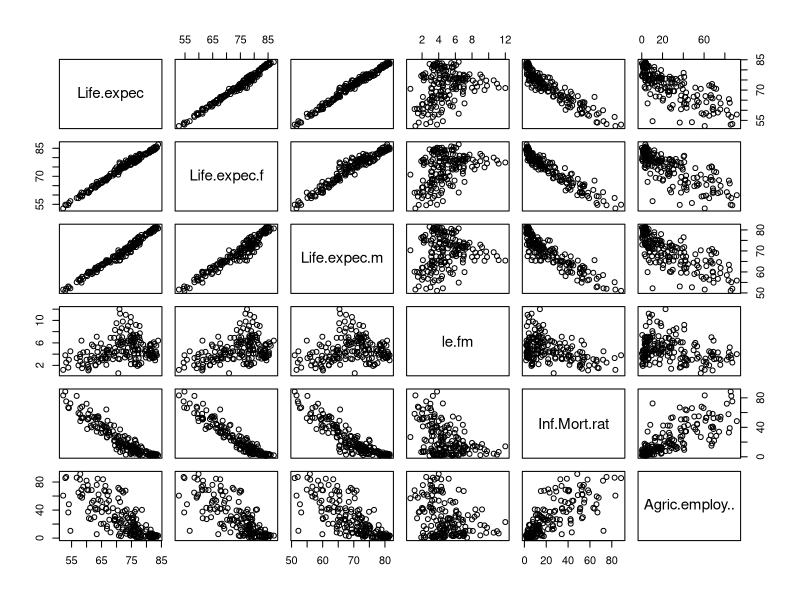
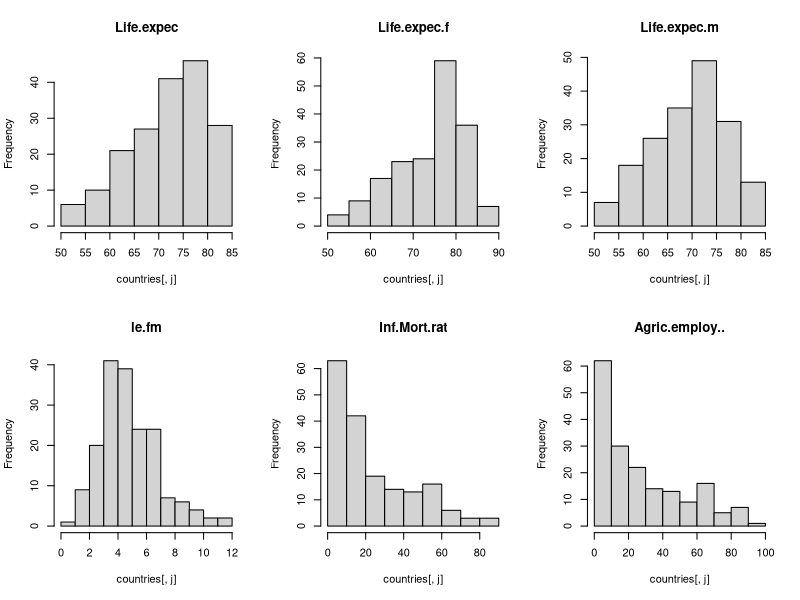
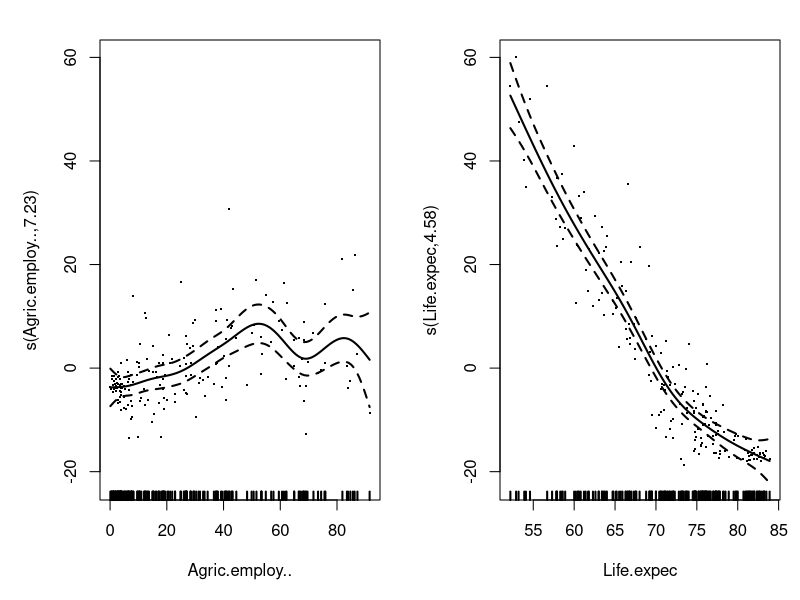
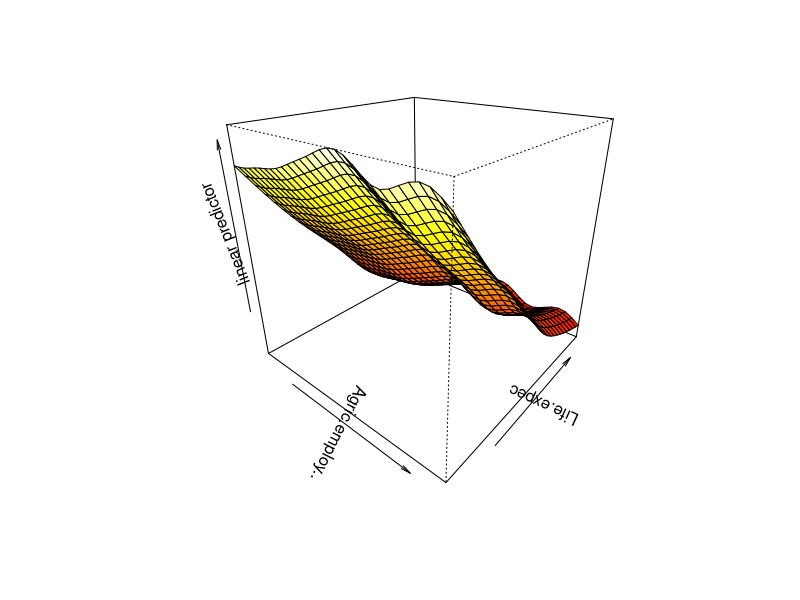
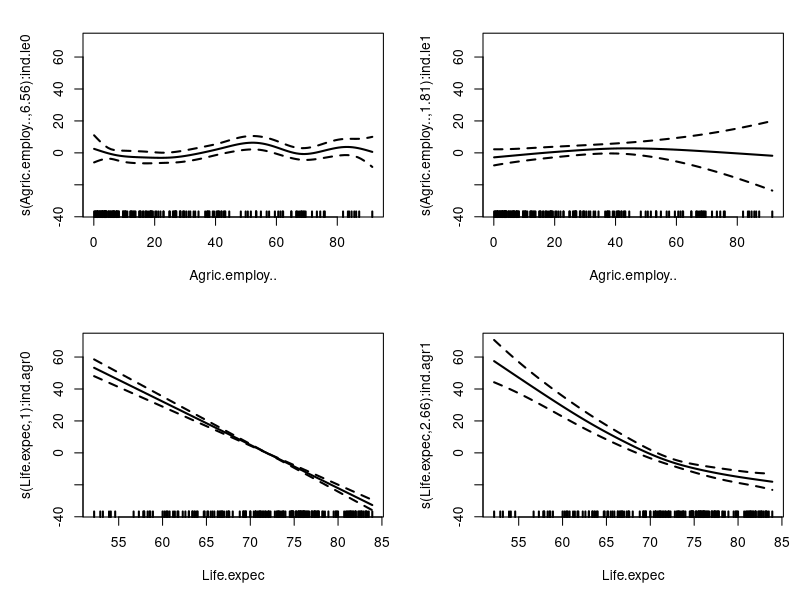
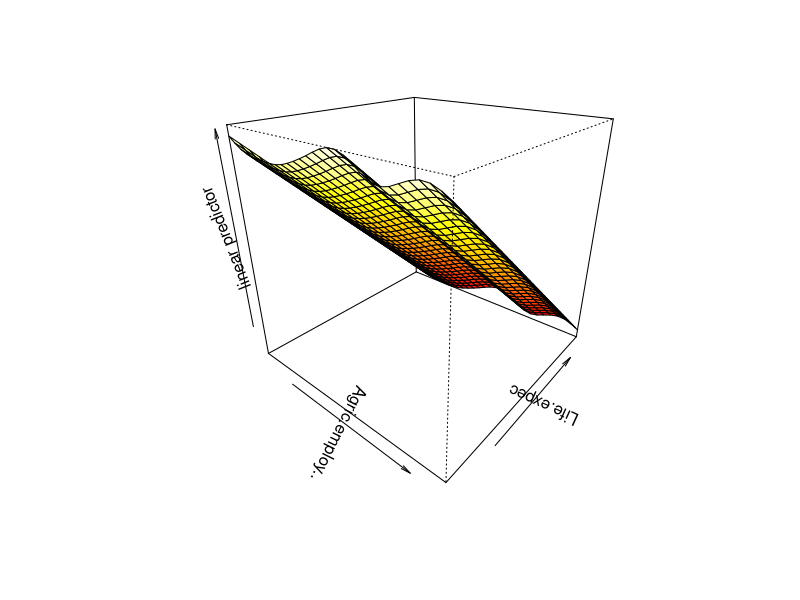
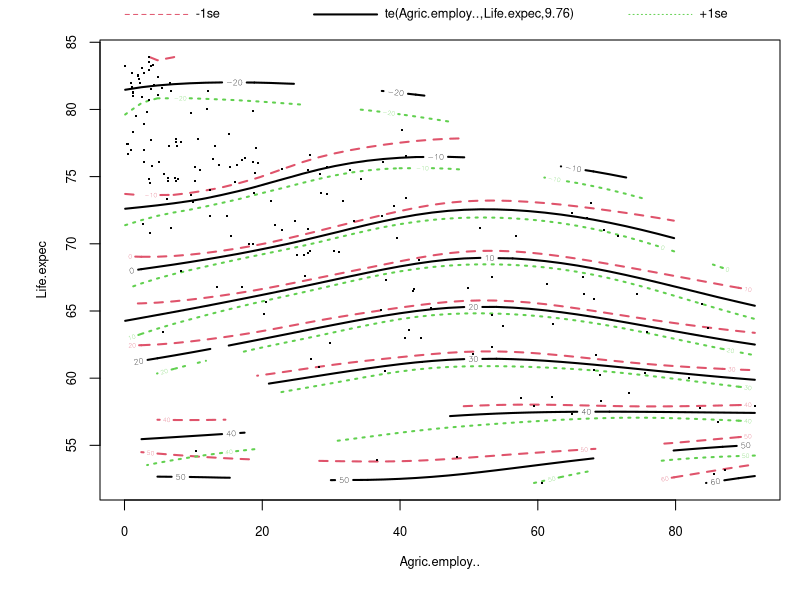
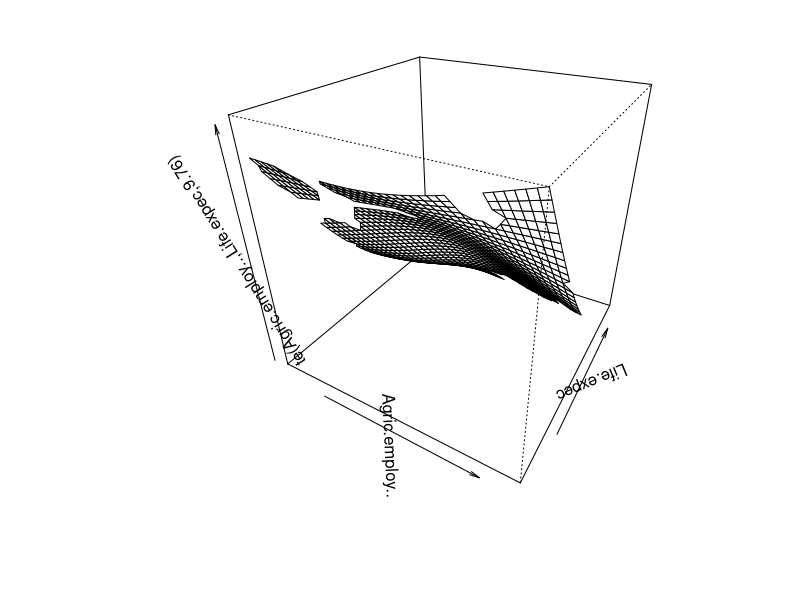

Generate these figures, in order, with R:
## ---- chunk 1
knitr::opts_chunk$set(echo = TRUE)
## ---- chunk 2
countries<-read.csv2(file="HDI.2017.subset.csv",row.names = 1)
head(countries)
summary(countries)
plot(countries[,-1])
old.par<-par(mfrow=c(2,3))
for (j in 2:7) hist(countries[,j],main=names(countries)[j])
par(old.par)
## ---- chunk 3
apply(countries[,-1],2,sd)
## ---- chunk 4
apply(countries[,-1],2,function(x){diff(range(x))})
## ---- chunk 5
countries$ind.agr <- as.factor(as.numeric(
  countries$Agric.employ..< median(countries$Agric.employ..)
  ))
## ---- chunk 6
countries$ind.le <- as.factor(as.numeric(
  countries$Life.expec> median(countries$Life.expec)
  ))
## ---- chunk 7
attach(countries)
## ---- chunk 8
library(mgcv)
## ---- chunk 9
# Linear Model
am1.0 <- gam(Inf.Mort.rat ~ Agric.employ.. + Life.expec, data=countries)
summary(am1.0)
## ---- chunk 10
# Additive model 1
am1.1 <- gam(Inf.Mort.rat ~ s(Agric.employ..) + s(Life.expec), data=countries)
summary(am1.1)
plot(am1.1,pages=1,residuals=TRUE, shade=TRUE, cex=2, lwd=2)
vis.gam(am1.1,view=c("Agric.employ..","Life.expec"),
        theta = 40, phi = 25, r = sqrt(3), d = 1)
## ---- chunk 11
# Additive model 2
am1.2 <- gam(Inf.Mort.rat ~ s(Agric.employ..,by=ind.le) + s(Life.expec,by=ind.agr), data=countries)
summary(am1.2)
plot(am1.2,pages=1,residuals=TRUE, shade=TRUE, cex=2, lwd=2)
vis.gam(am1.2,view=c("Agric.employ..","Life.expec"),
        theta = 40, phi = 25, r = sqrt(3), d = 1,)
## ---- chunk 12
# Additive model 3
am1.3 <- gam(Inf.Mort.rat ~ te(Agric.employ..,Life.expec), 
             data=countries)
summary(am1.3)
plot(am1.3,pages=1,residuals=TRUE, shade=TRUE, cex=2, lwd=2)
plot(am1.3,pages=1,scheme=TRUE)
vis.gam(am1.3,view=c("Agric.employ..","Life.expec"),
        theta = 40, phi = 25, r = sqrt(3), d = 1,)
## ---- chunk 13
# Additive model 4
am1.4 <- gam(Inf.Mort.rat ~ s(Agric.employ..) + Life.expec, data=countries)
summary(am1.4)
plot(am1.4,pages=1,residuals=TRUE, shade=TRUE, cex=2, lwd=2)
vis.gam(am1.4,view=c("Agric.employ..","Life.expec"),
        theta = 40, phi = 25, r = sqrt(3), d = 1,)
## ---- chunk 14
# Additive model 5
am1.5 <- gam(Inf.Mort.rat ~ s(Agric.employ..) + s(Life.expec) +
               ti(Agric.employ..,Life.expec), 
             data=countries)
summary(am1.5)
plot(am1.5,pages=1,residuals=TRUE, shade=TRUE, cex=2, lwd=2)
vis.gam(am1.5,view=c("Agric.employ..","Life.expec"),
        theta = 40, phi = 25, r = sqrt(3), d = 1,)
## ---- chunk 15
# Additive model 6
am1.6 <- gam(Inf.Mort.rat ~ Agric.employ.. + Life.expec + 
               ti(Agric.employ..,Life.expec), 
             data=countries)
summary(am1.6)
plot(am1.6,pages=1,residuals=TRUE, cex=2, lwd=2)
plot(am1.6,pages=1,residuals=TRUE,scheme=TRUE)
vis.gam(am1.6,view=c("Agric.employ..","Life.expec"),
        theta = 40, phi = 25, r = sqrt(3), d = 1,)
## ---- chunk 16
anova(am1.0,am1.1,test="F")
## ---- chunk 17
anova(am1.0,am1.2,test="F")
## ---- chunk 18
anova(am1.0,am1.3,test="F")
## ---- chunk 19
anova(am1.1,am1.2,test="F")
## ---- chunk 20
anova(am1.3,am1.1,test="F")
## ---- chunk 21
anova(am1.2,am1.3,test="F")
## ---- chunk 22
anova(am1.1,am1.5,test="F")
## ---- chunk 23
anova(am1.3,am1.5,test="F")
## ---- chunk 24
anova(am1.4,am1.1,test="F")
## ---- chunk 25
anova(am1.0,am1.4,test="F")
## ---- chunk 26
anova(am1.0,am1.6,test="F")
## ---- chunk 27
anova(am1.4,am1.6,test="F")
## ---- chunk 28
anova(am1.6,am1.3,test="F")
## ---- chunk 29
anova(am1.0, am1.4, am1.6, am1.3, am1.1, am1.2, am1.5,test="F")
## ---- chunk 30
anova(am1.0, am1.4, am1.6, am1.3, am1.1, am1.5,test="F")
## ---- chunk 31
summary(am1.1)
plot(am1.1,pages=1,residuals=TRUE, shade=TRUE, cex=2, lwd=2)
vis.gam(am1.1,view=c("Agric.employ..","Life.expec"),
        theta = 40, phi = 25, r = sqrt(3), d = 1)
vis.gam(am1.1,view=c("Agric.employ..","Life.expec"),
        theta = -25, phi = 25, r = sqrt(3), d = 1)
vis.gam(am1.1,view=c("Agric.employ..","Life.expec"),
        theta = -70, phi = 25, r = sqrt(3), d = 1)
## ---- chunk 32
gam.check(am1.1)
## ---- chunk 33
old.par<-par(mfrow=c(1,3))
hist(countries$Inf.Mort.rat, main='Inf.Mort.rat')
hist(countries$Agric.employ.., main='Agric.employ..')
plot(countries$Agric.employ.., countries$Inf.Mort.rat,
     xlab='Agric.employ..', ylab='Inf.Mort.rat')
par(old.par)
## ---- chunk 34
countries$log.Inf.Mort.rat <- log(countries$Inf.Mort.rat)
countries$sqrt.Agric.employ <- sqrt(countries$Agric.employ..)

old.par<-par(mfrow=c(1,3))
hist(countries$log.Inf.Mort.rat, main='log.Inf.Mort.rat')
hist(countries$sqrt.Agric.employ, main='sqrt.Agric.employ')
plot(countries$sqrt.Agric.employ, countries$log.Inf.Mort.rat,
     xlab='sqrt.Agric.employ', ylab='log.Inf.Mort.rat')
par(old.par)
## ---- chunk 35
gam1.0 <- gam(ind.agr ~ Life.expec + Inf.Mort.rat, data=countries,family=binomial) # GLM (logisitc regression)
summary(gam1.0)
## ---- chunk 36
gam1.0.1 <- gam(ind.agr ~ Life.expec, data=countries,family=binomial) # GLM (logisitc regression)
summary(gam1.0.1)
## ---- chunk 37
gam1.1 <- gam(ind.agr ~ s(Life.expec), data=countries,family=binomial)
summary(gam1.1)
plot(gam1.1,resid=TRUE)
plot(gam1.1,resid=FALSE, se=TRUE, 
     ylim=c(0,1),
     shift=gam1.1$coefficients[1], 
     trans=function(x){1/(1+exp(-x))}
     )
abline(h=c(0,1),col=8)
points(Life.expec,as.numeric(ind.agr)-1,col=2,pch=19)
## ---- chunk 38
gam1.3 <- gam(ind.agr ~ s(Inf.Mort.rat), data=countries,family=binomial)
summary(gam1.3)
plot(gam1.3,resid=T)
plot(gam1.3,resid=FALSE, se=TRUE, 
     ylim=c(0,1),
     shift=gam1.3$coefficients[1], 
     trans=function(x){1/(1+exp(-x))}
     )
abline(h=c(0,1),col=8)
points(Inf.Mort.rat,as.numeric(ind.agr)-1,col=2,pch=19)
## ---- chunk 39
gam1.4 <- gam(ind.agr ~ s(Life.expec) + s(Inf.Mort.rat), data=countries,family=binomial)
summary(gam1.4)
plot(gam1.4,pages=1,resid=T)

old.par <- par(mfrow=c(1,2))
plot(gam1.4,resid=FALSE, se=TRUE, select=1, 
     ylim=c(0,1),
     shift=gam1.4$coefficients[1], 
     trans=function(x){1/(1+exp(-x))}
     )
abline(h=c(0,1),col=8)
points(Life.expec,as.numeric(ind.agr)-1,col=2,pch=19)

plot(gam1.4,resid=FALSE, se=TRUE, select=2, 
     ylim=c(0,1),
     shift=gam1.4$coefficients[1], 
     trans=function(x){1/(1+exp(-x))}
     )
abline(h=c(0,1),col=8)
points(Inf.Mort.rat,as.numeric(ind.agr)-1,col=2,pch=19)
par(old.par)
## ---- chunk 40
gam1.5 <- gam(ind.agr ~ te(Life.expec,Inf.Mort.rat),
              data=countries,family=binomial)
summary(gam1.5)
plot(gam1.5,resid=T,cex=2)
plot(gam1.5,scheme=T)
## ---- chunk 41
anova(gam1.0.1,gam1.0,test="Chisq")
## ---- chunk 42
anova(gam1.0,gam1.4,test="Chisq")
## ---- chunk 43
anova(gam1.1,gam1.4,test="Chisq")
## ---- chunk 44
anova(gam1.3,gam1.4,test="Chisq")
## ---- chunk 45
anova(gam1.5,gam1.4,test="Chisq")
## ---- chunk 46
anova(gam1.0,gam1.5,test="Chisq")
## ---- chunk 47
anova(gam1.0,gam1.1,test="Chisq")
## ---- chunk 48
anova(gam1.1,gam1.5,test="Chisq")
## ---- chunk 49
anova(gam1.0.1,gam1.1,test="Chisq")
## ---- chunk 50
anova(gam1.0.1,gam1.0,gam1.1,gam1.3,gam1.5,gam1.4,test="Chisq")
## ---- chunk 51
anova(gam1.0.1,gam1.0,gam1.3,gam1.5,gam1.4,test="Chisq")
## ---- chunk 52
summary(am1.1)
plot(am1.1,pages=1,residuals=TRUE, shade=TRUE, cex=2, lwd=2)
vis.gam(am1.1,view=c("Agric.employ..","Life.expec"),
        theta = 40, phi = 25, r = sqrt(3), d = 1)
vis.gam(am1.1,view=c("Agric.employ..","Life.expec"),
        theta = -25, phi = 25, r = sqrt(3), d = 1)
vis.gam(am1.1,view=c("Agric.employ..","Life.expec"),
        theta = -70, phi = 25, r = sqrt(3), d = 1)
## ---- chunk 53
gam.check(am1.1)
## ---- chunk 54
le.fm.r <- round(le.fm)
